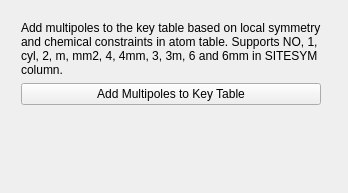
                  <widget class="QWidget" name="page_5">
                   <property name="geometry">
                    <rect>
                     <x>0</x>
                     <y>0</y>
                     <width>344</width>
                     <height>193</height>
                    </rect>
                   </property>
                   <attribute name="label">
                    <string>Key Table Multipoles</string>
                   </attribute>
                   <layout class="QGridLayout" name="gridLayout_14">
                    <item row="0" column="0">
                     <layout class="QGridLayout" name="gridLayout_3">
                      <property name="leftMargin">
                       <number>10</number>
                      </property>
                      <property name="topMargin">
                       <number>10</number>
                      </property>
                      <property name="rightMargin">
                       <number>10</number>
                      </property>
                      <property name="bottomMargin">
                       <number>10</number>
                      </property>
                      <item row="1" column="0">
                       <widget class="QPushButton" name="multKeyBut">
                        <property name="minimumSize">
                         <size>
                          <width>300</width>
                          <height>0</height>
                         </size>
                        </property>
                        <property name="maximumSize">
                         <size>
                          <width>300</width>
                          <height>16777215</height>
                         </size>
                        </property>
                        <property name="text">
                         <string>Add Multipoles to Key Table</string>
                        </property>
                       </widget>
                      </item>
                      <item row="0" column="0" colspan="2">
                       <widget class="QLabel" name="multKeyLab">
                        <property name="text">
                         <string>&lt;html&gt;&lt;head/&gt;&lt;body&gt;&lt;p&gt;Add multipoles to the key table based on local symmetry and chemical constraints in atom table. Supports NO, 1, cyl, 2, m, mm2, 4, 4mm, 3, 3m, 6 and 6mm in SITESYM column.&lt;/p&gt;&lt;/body&gt;&lt;/html&gt;</string>
                        </property>
                        <property name="alignment">
                         <set>Qt::AlignLeading|Qt::AlignLeft|Qt::AlignVCenter</set>
                        </property>
                        <property name="wordWrap">
                         <bool>true</bool>
                        </property>
                       </widget>
                      </item>
                      <item row="3" column="0">
                       <spacer name="verticalSpacer_5">
                        <property name="orientation">
                         <enum>Qt::Vertical</enum>
                        </property>
                        <property name="sizeHint" stdset="0">
                         <size>
                          <width>20</width>
                          <height>40</height>
                         </size>
                        </property>
                       </spacer>
                      </item>
                      <item row="1" column="1">
                       <spacer name="horizontalSpacer_8">
                        <property name="orientation">
                         <enum>Qt::Horizontal</enum>
                        </property>
                        <property name="sizeHint" stdset="0">
                         <size>
                          <width>40</width>
                          <height>20</height>
                         </size>
                        </property>
                       </spacer>
                      </item>
                      <item row="2" column="0" colspan="2">
                       <widget class="QLabel" name="multKeyStatusLab">
                        <property name="minimumSize">
                         <size>
                          <width>300</width>
                          <height>0</height>
                         </size>
                        </property>
                        <property name="font">
                         <font>
                          <italic>true</italic>
                         </font>
                        </property>
                        <property name="text">
                         <string/>
                        </property>
                       </widget>
                      </item>
                     </layout>
                    </item>
                   </layout>
                  </widget>
